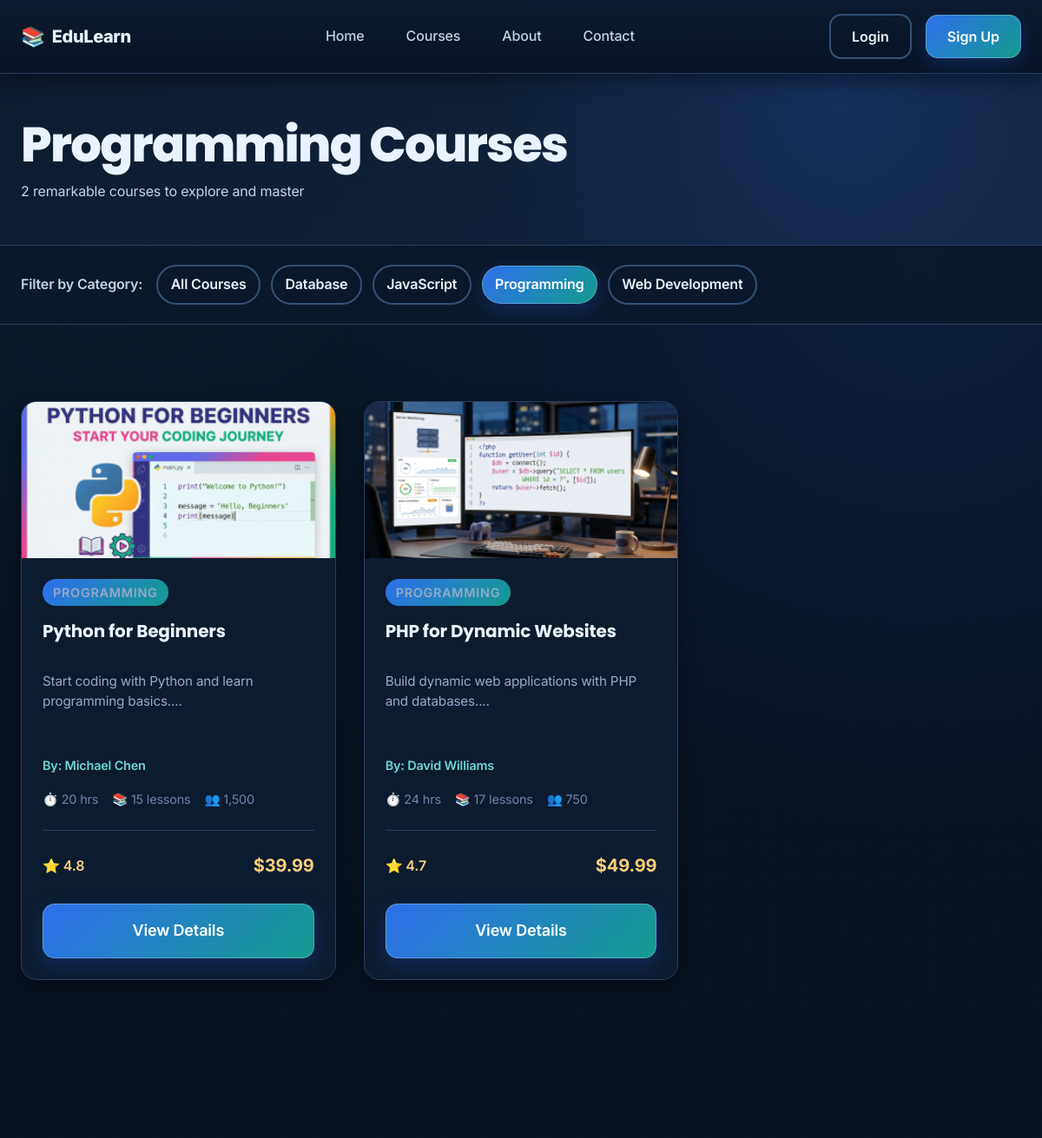
/pages/courses.php?category=Programming (upper part), run on an earlier commit of the app's database.
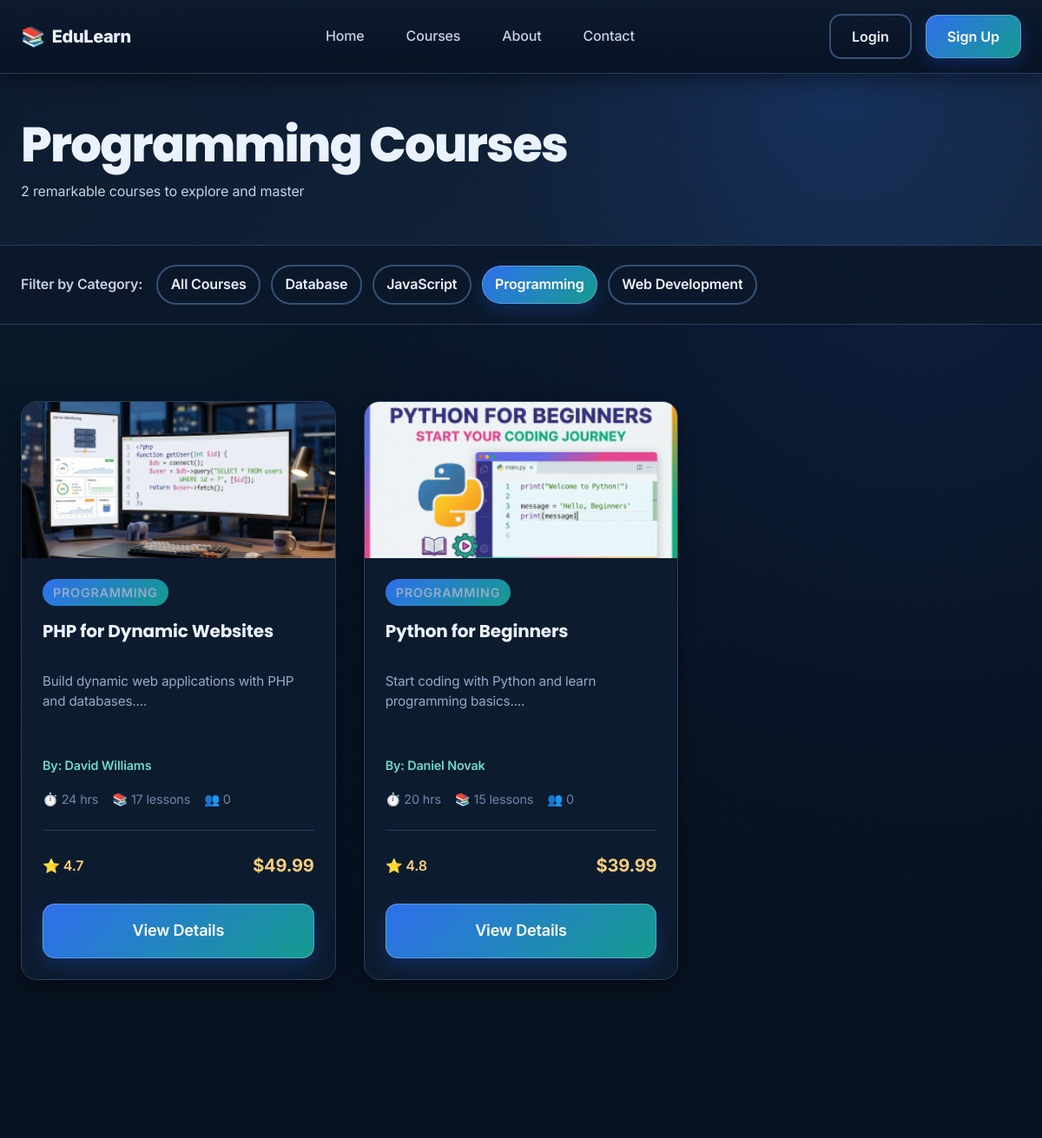
And on a later commit of the database.
### tables this page shows
CREATE TABLE IF NOT EXISTS courses (
    id INT AUTO_INCREMENT PRIMARY KEY,
    title VARCHAR(255) NOT NULL,
    description TEXT NOT NULL,
    category VARCHAR(100) NOT NULL,
    instructor_id INT NOT NULL,
    thumbnail VARCHAR(255),
    level ENUM('beginner', 'intermediate', 'advanced') DEFAULT 'beginner',
    price DECIMAL(10, 2) DEFAULT 49.99,
    rating DECIMAL(3, 1) DEFAULT 4.8,
    students_count INT DEFAULT 0,
    duration_hours INT DEFAULT 20,
    lessons_count INT DEFAULT 15,
    status ENUM('published', 'draft', 'archived') DEFAULT 'published',
    created_at TIMESTAMP DEFAULT CURRENT_TIMESTAMP,
    updated_at TIMESTAMP DEFAULT CURRENT_TIMESTAMP ON UPDATE CURRENT_TIMESTAMP,
    FOREIGN KEY (instructor_id) REFERENCES users(id),
    INDEX (category),
    INDEX (instructor_id),
    INDEX (status)
);

CREATE TABLE IF NOT EXISTS users (
    id INT AUTO_INCREMENT PRIMARY KEY,
    fullname VARCHAR(100) NOT NULL,
    email VARCHAR(100) NOT NULL UNIQUE,
    phone VARCHAR(20),
    password VARCHAR(255) NOT NULL,
    profile_picture VARCHAR(255),
    bio TEXT,
    role ENUM('student', 'instructor') DEFAULT 'student',
    status ENUM('active', 'inactive', 'suspended') DEFAULT 'active',
    created_at TIMESTAMP DEFAULT CURRENT_TIMESTAMP,
    updated_at TIMESTAMP DEFAULT CURRENT_TIMESTAMP ON UPDATE CURRENT_TIMESTAMP,
    INDEX (email),
    INDEX (role)
);

### pages/courses.php (the view, shortened to what the changed rows need)
<?php
include '../includes/header.php';
include '../includes/database.php';
function get_course_thumbnail_path_page($thumbnail, $category) {
    $image_root = dirname(__DIR__) . '/images/';
    $fallback_by_category = array(
        'Web Development' => 'course-web-design.png',
        'Database' => 'course-database.png',
        'JavaScript' => 'course-javascript.png',
        'Programming' => 'course-python.png'
    );
    if (!empty($thumbnail) && file_exists($image_root . $thumbnail)) {
        return '../images/' . $thumbnail;
    }
    $fallback = $fallback_by_category[$category] ?? 'course-web-design.png';
    return '../images/' . $fallback;
}
$selected_category = isset($_GET['category']) ? stripslashes(htmlspecialchars($_GET['category'])) : '';
$categories_query = "SELECT DISTINCT category FROM courses WHERE status = 'published' ORDER BY category";
$categories_result = mysqli_query($connection, $categories_query);
$categories = array();
if ($categories_result) {
    while ($row = mysqli_fetch_assoc($categories_result)) {
        $categories[] = $row['category'];
    }
}
if (!empty($selected_category)) {
    $courses_query = "
        SELECT c.*, u.fullname as instructor_name
        FROM courses c
        LEFT JOIN users u ON c.instructor_id = u.id
        WHERE c.category = '" . mysqli_real_escape_string($connection, $selected_category) . "'
        AND c.status = 'published'
        ORDER BY c.students_count DESC
    ";
    $page_title = ucfirst($selected_category) . " Courses";
}
$courses_result = mysqli_query($connection, $courses_query);
$courses = array();
if ($courses_result) {
    while ($row = mysqli_fetch_assoc($courses_result)) {
        $courses[] = $row;
    }
}
?>
<section class="page-header">
    <div class="container">
        <h1><?php echo $page_title; ?></h1>
    </div>
</section>
<section class="filters-section">
    <div class="container">
        <div class="filters-wrap">
            <span class="filters-label">Filter by Category:</span>
            <a href="courses.php" class="btn filter-chip <?php echo empty($selected_category) ? 'btn-primary' : 'btn-outline'; ?>">
                All Courses
            </a>
            <?php foreach ($categories as $category): ?>
                <a href="?category=<?php echo urlencode($category); ?>"
                   class="btn filter-chip <?php echo ($selected_category === $category) ? 'btn-primary' : 'btn-outline'; ?>">
                    <?php echo htmlspecialchars($category); ?>
                </a>
            <?php endforeach; ?>
        </div>
    </div>
</section>
<section class="courses-section">
    <div class="container">
        <?php if (empty($courses)): ?>
            <div class="empty-state">
                <p>No courses found in this category. Please try another!</p>
            </div>
        <?php else: ?>
            <div class="course-grid">
                <?php foreach ($courses as $course): ?>
                    <div class="course-card">
                        <div class="course-card-image">
                            <img src="<?php echo htmlspecialchars(get_course_thumbnail_path_page($course['thumbnail'] ?? '', $course['category'] ?? '')); ?>" alt="<?php echo htmlspecialchars($course['title']); ?>">
                        </div>
                        <div class="course-card-body">
                            <div class="course-category">
                                <?php echo htmlspecialchars($course['category']); ?>
                            </div>
                            <h3 class="course-card-title">
                                <?php echo htmlspecialchars($course['title']); ?>
                            </h3>
                            <p class="course-card-description">
                                <?php echo htmlspecialchars(substr($course['description'], 0, 80)) . '...'; ?>
                            </p>
                            <p class="course-card-instructor">
                                By: <?php echo htmlspecialchars($course['instructor_name']); ?>
                            </p>
                            <div class="course-card-meta">
                                <span>⏱️ <?php echo $course['duration_hours'] ?? 20; ?> hrs</span>
                                <span>📚 <?php echo $course['lessons_count'] ?? 15; ?> lessons</span>
                                <span>👥 <?php echo number_format($course['students_count']); ?></span>
                            </div>
                            <div class="course-card-footer">
                                <div class="course-rating">
                                    ⭐ <?php echo $course['rating'] ?? 4.8; ?>
                                </div>
                                <div class="course-price">
                                    $<?php echo number_format($course['price'] ?? 49.99, 2); ?>
                                </div>
                            </div>
                            <a href="course-detail.php?id=<?php echo $course['id']; ?>" class="btn btn-primary btn-large">View Details</a>
                        </div>
                    </div>
                <?php endforeach; ?>
            </div>
        <?php endif; ?>
    </div>
</section>
<?php
include '../includes/footer.php';
?>

What changed in the data, as far as the page shows it:
changed courses "PHP for Dynamic Websites": students_count "750" → "0"; moves up the list
changed courses "Python for Beginners": instructor.fullname "Michael Chen" → "Daniel Novak"; students_count "1,500" → "0"
